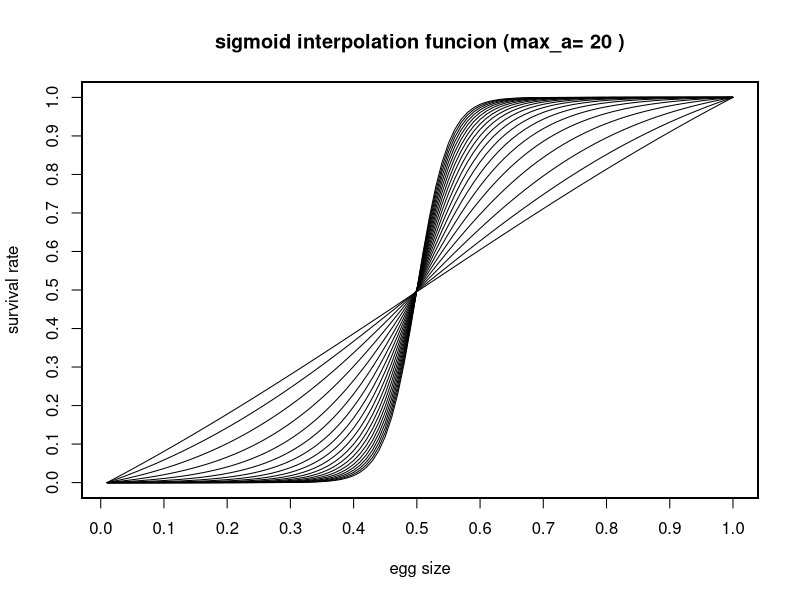

The R script that drew this image:
# rerturn survival rate
sigmoid_interpolation_func <- function(x, a) {
  y <- 1/2 * (1 + (1 - exp(-1 * a * (2 * x - 1))) / (1 + exp(-1 * a * (2 * x - 1))) * (1 + exp(-1 * a)) / (1 - exp(-1 * a)))
  return (y)
}

x <- seq(0.01, 1, by=0.01)
max_a <- 20
for (a in 1:max_a) {
  plot(
    x,
    sigmoid_interpolation_func(x, a), 
    type='l',
    xaxt='n',
    yaxt='n', 
    xlab='',
    ylab=''
  )
  par(new=T)
}

axis(side=1, at=seq(0, 1.1, by=0.1))
axis(side=2, at=seq(0, 2, by=0.1))
title(
  paste('sigmoid interpolation funcion (max_a=', max_a, ')'),
  xlab='egg size', 
  ylab='survival rate'
)
